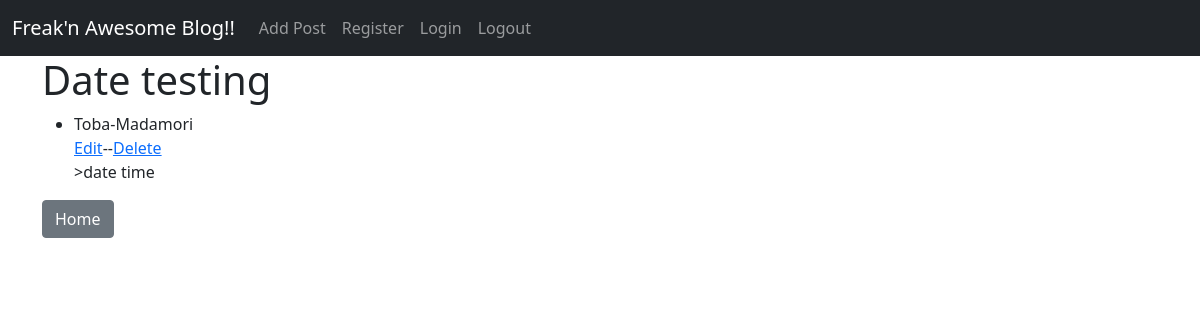
Page /article/5 on the committed database.
### theblog/models.py (models this page shows, shortened)
class Post(models.Model):
    title = models.CharField(max_length=255)
    author = models.ForeignKey(User, on_delete=models.CASCADE, null=True)
    body = models.TextField()
    title_tag = models.CharField(max_length=255, null=True, blank=True)
    date_time = models.DateTimeField(auto_now_add=True, null=True, blank=True)

### theblog/views.py (the view)
# urls.py: path('article/<int:pk>', ArticleDetailView.as_view(), name='article-detail' ),
class ArticleDetailView(DetailView):
    model = Post
    template_name = 'article-detail.html'

### theblog/templates/article-detail.html (shortened to what this page needs)
{% extends 'base.html' %}
{% block content %}
<h1> {{post.title}} </h1>
<ul>
    <li>{{ post.author.first_name}}-{{ post.author.last_name}}</li>
    <a href="{% url 'update_post' post.pk %}">Edit</a>--<a href="{% url 'delete_post' post.pk %}">Delete</a>
    <div>>{{ post.body }}</div>
</ul>
<a href="{% url 'home' %}"><button type="button" class="btn btn-secondary">Home</button></a>
{% endblock %}

### rows in the picture
Post: title "Date testing", author.first_name "Toba", author.last_name "Madamori", body "date time"
